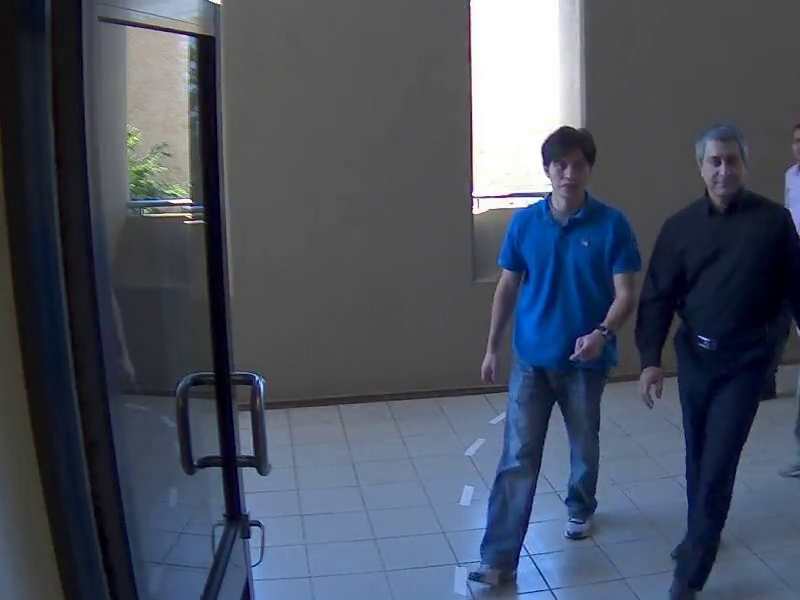
#> input picture frame 70 of video.mp4, 800 x 600 px
$ python 'detecting motion from video and facial recognition.py'
#> lines starting #> are read from the running program, lines starting #| are printed output that depends on the picture; after the words box and inside, x2 and y2 are one past the last pixel; in counts of white or black regions, pixels touching at a corner belong together
import cv2
import numpy as np
face_cascade = cv2.CascadeClassifier(r'C:\Users\lui33\Downloads\opencv\sources\data\haarcascades\haarcascade_frontalface_default.xml')

cap = cv2.VideoCapture (r'C:\Users\lui33\Desktop\video.mp4')
fgbg = cv2.createBackgroundSubtractorMOG2()

while True:
    ret, frame = cap.read()
#> frame is the input picture: shape (600, 800, 3); mean B, G, R 95.3, 80.6, 73
    fgmask = fgbg.apply(frame)
#> fgmask: shape (600, 800); every value is 127
    gray = cv2.cvtColor(frame,cv2.COLOR_BGR2GRAY)
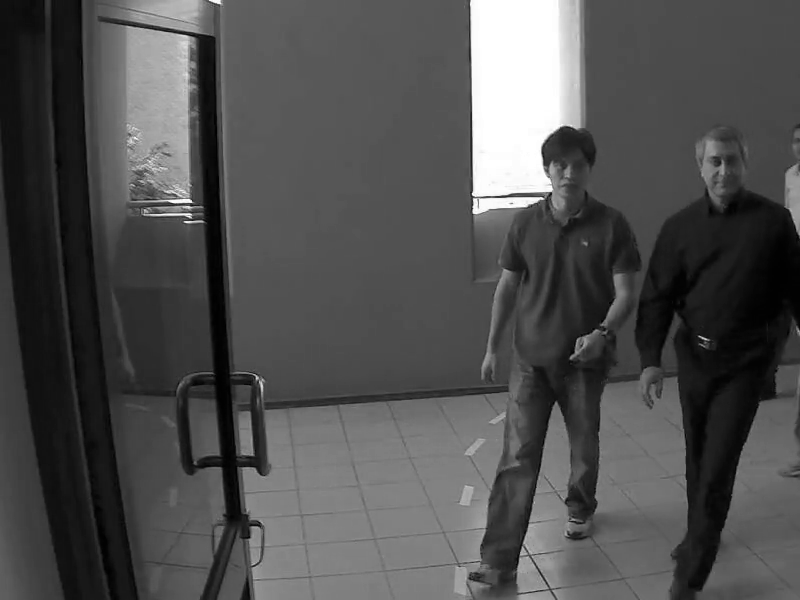
#> gray: shape (600, 800); min 1, max 255, mean 80
    faces = face_cascade.detectMultiScale(gray)
#> faces = [[544, 145, 54, 54], [694, 139, 59, 59]]
    for(x,y,w,h) in faces:
        cv2.rectangle(frame, (x,y), (x+w, y+h), (255,0,0) , 5) # face detection frame size and colour
        roi_gray = gray[y:y+h, x:x+w]
        roi_color =frame[y:y+h, x:x+w]
#> this loop made 2 passes
#> pass 1, `roi_gray = gray[y:y+h, x:x+w]`:
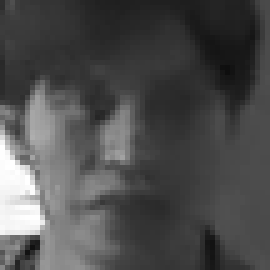
#> roi_gray: shape (54, 54) (shown 5 times larger); min 14, max 255, mean 77.2
#> pass 1, `roi_color =frame[y:y+h, x:x+w]`:
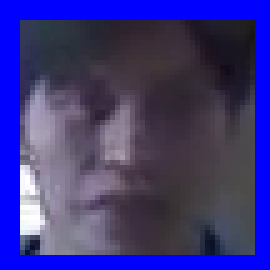
#> roi_color: shape (54, 54, 3) (shown 5 times larger); mean B, G, R 127.1, 54.3, 59.5
#> pass 2, `roi_gray = gray[y:y+h, x:x+w]`:
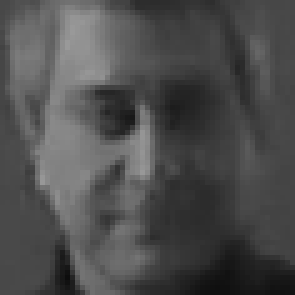
#> roi_gray: shape (59, 59) (shown 5 times larger); min 13, max 153, mean 77.3
#> pass 2, `roi_color =frame[y:y+h, x:x+w]`:
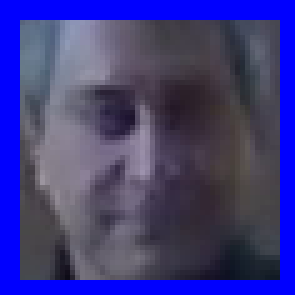
#> roi_color: shape (59, 59, 3) (shown 5 times larger); mean B, G, R 127.5, 59.6, 62.7
#> after the loop:
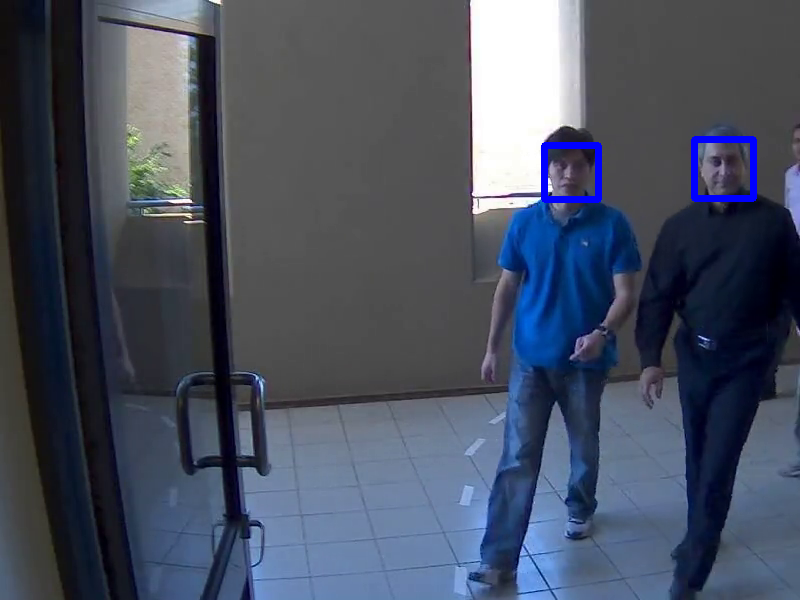
#> frame: shape (600, 800, 3); 0.65% of pixels changed, all inside (x1, y1, x2, y2) = (541, 136, 757, 203)
    cv2.imshow('original', frame)
    cv2.imshow('fg', fgmask)

    k= cv2.waitKey(30)
#> (key Esc is pressed here)
    if k==27:
        break

cap.release()
cv2.destroyAllWindows()

$ run again, starting later in the video
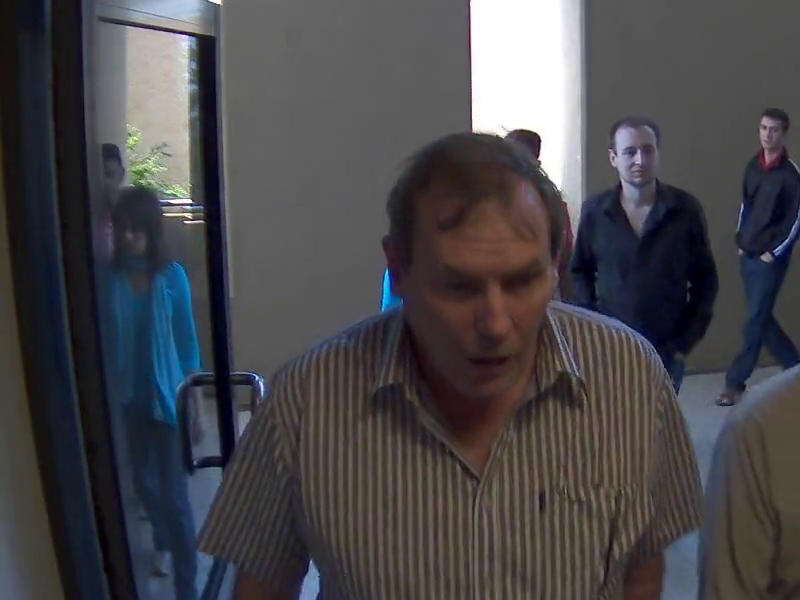
#> input picture frame 318 of video.mp4, 800 x 600 px
#> frame is the input picture: shape (600, 800, 3); mean B, G, R 75, 71.4, 72.9
#> fgmask: shape (600, 800); every value is 127
#> `gray = cv2.cvtColor(frame,cv2.COLOR_BGR2GRAY)`:
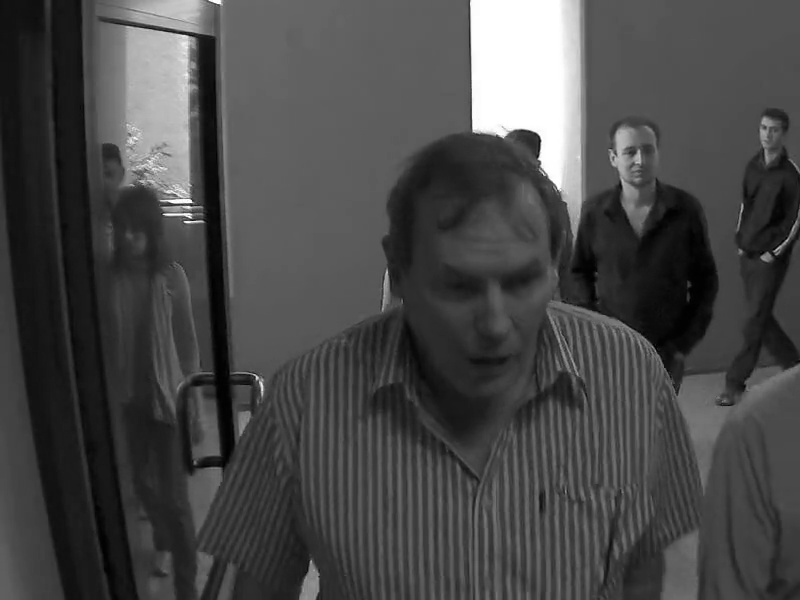
#> gray: shape (600, 800); min 1, max 255, mean 72.3
#> faces = [[754, 117, 30, 30], [607, 127, 64, 64], [403, 220, 173, 173]]
#> the loop `for(x,y,w,h) in faces:` made 3 passes
#> after the loop `for(x,y,w,h) in faces:`:
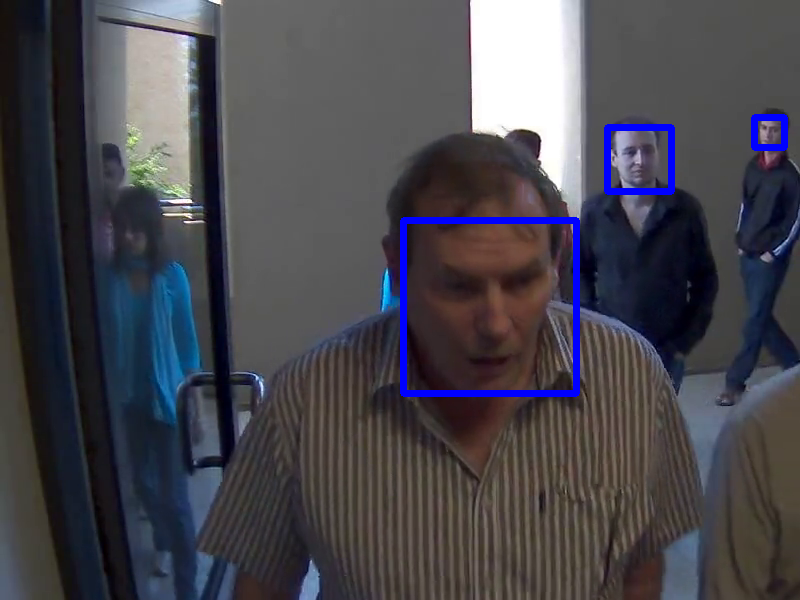
#> frame: shape (600, 800, 3); 1.54% of pixels changed, all inside (x1, y1, x2, y2) = (400, 114, 788, 397)

$ run again, starting later in the video
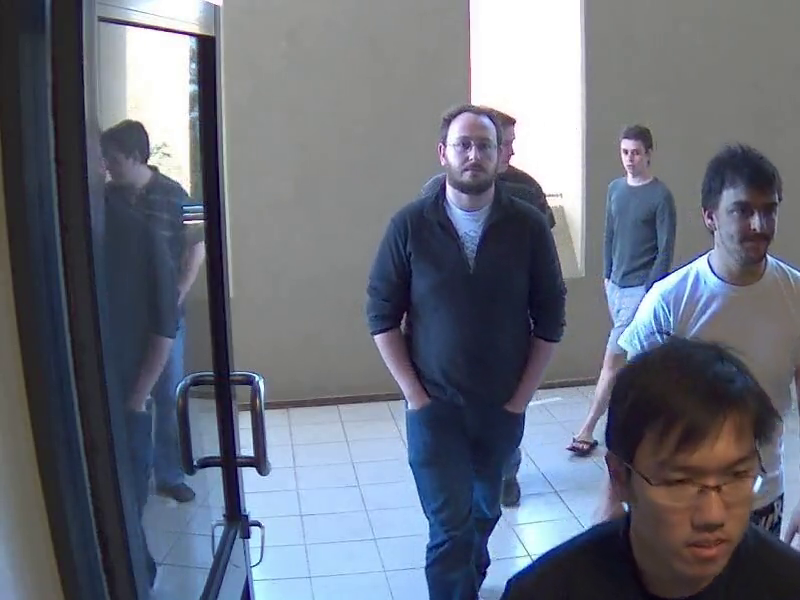
#> input picture frame 565 of video.mp4, 800 x 600 px
#> frame is the input picture: shape (600, 800, 3); mean B, G, R 122.9, 110.1, 104.7
#> fgmask: shape (600, 800); every value is 127
#> `gray = cv2.cvtColor(frame,cv2.COLOR_BGR2GRAY)`:
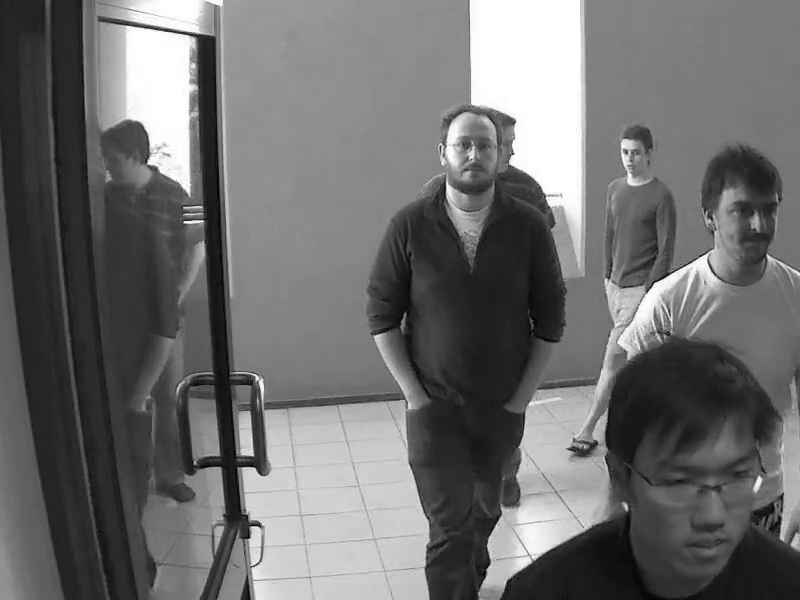
#> gray: shape (600, 800); min 1, max 255, mean 109.9
#> faces = [[616, 141, 30, 30], [443, 123, 60, 60], [716, 183, 75, 75], [630, 412, 160, 160]]
#> the loop `for(x,y,w,h) in faces:` made 4 passes
#> after the loop `for(x,y,w,h) in faces:`:
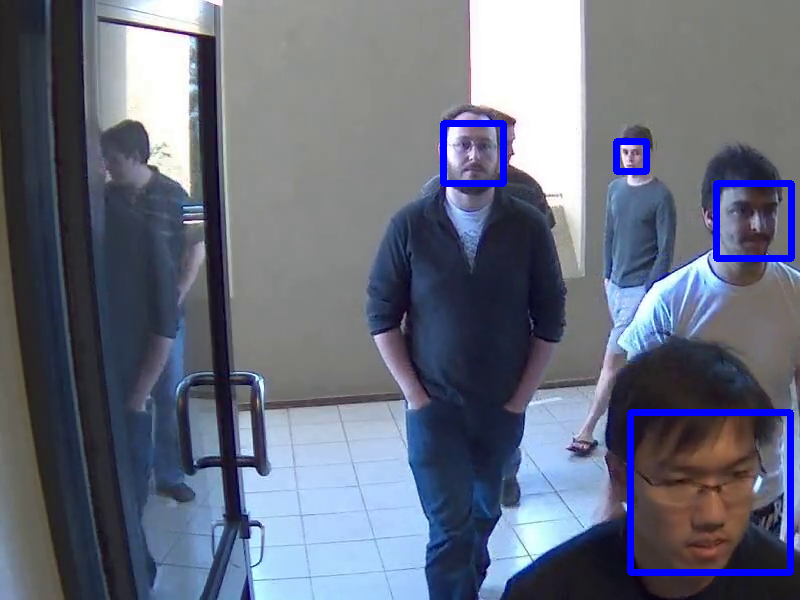
#> frame: shape (600, 800, 3); 1.88% of pixels changed, all inside (x1, y1, x2, y2) = (440, 120, 795, 576)
